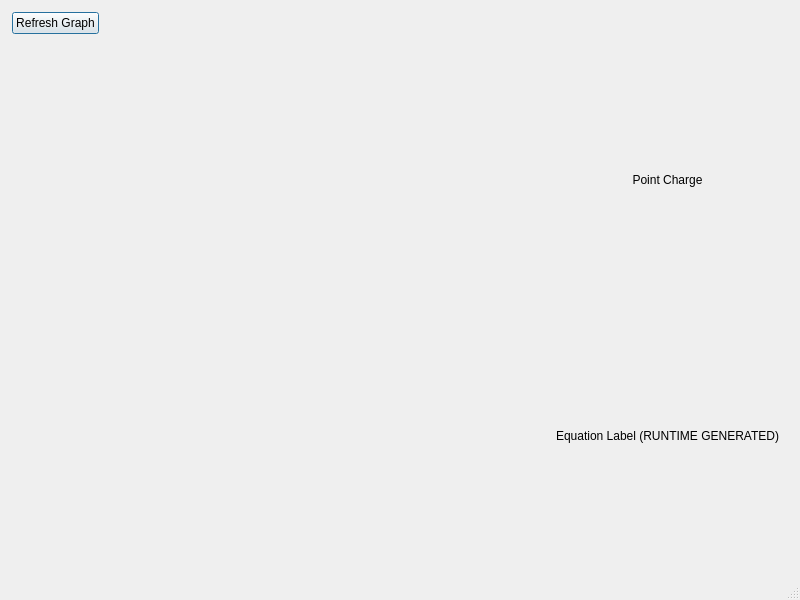
<?xml version="1.0" encoding="UTF-8"?>
<ui version="4.0">
 <class>MainWindow</class>
 <widget class="QMainWindow" name="MainWindow">
  <property name="geometry">
   <rect>
    <x>0</x>
    <y>0</y>
    <width>800</width>
    <height>600</height>
   </rect>
  </property>
  <property name="windowTitle">
   <string>Wavee</string>
  </property>
  <widget class="QWidget" name="central_widget">
   <layout class="QGridLayout" name="grid_layout">
    <property name="leftMargin">
     <number>12</number>
    </property>
    <property name="topMargin">
     <number>12</number>
    </property>
    <property name="rightMargin">
     <number>12</number>
    </property>
    <property name="bottomMargin">
     <number>12</number>
    </property>
    <item row="1" column="1">
     <widget class="QWidget" name="charge_widget" native="true">
      <layout class="QVBoxLayout" name="charge_layout">
       <item>
        <widget class="QWidget" name="point_charge_circle" native="true"/>
       </item>
       <item>
        <widget class="QLabel" name="point_charge_label">
         <property name="text">
          <string>Point Charge</string>
         </property>
         <property name="textFormat">
          <enum>Qt::PlainText</enum>
         </property>
         <property name="alignment">
          <set>Qt::AlignHCenter|Qt::AlignTop</set>
         </property>
         <property name="textInteractionFlags">
          <set>Qt::NoTextInteraction</set>
         </property>
        </widget>
       </item>
      </layout>
     </widget>
    </item>
    <item row="0" column="0">
     <layout class="QHBoxLayout" name="button_menu">
      <item>
       <widget class="QPushButton" name="refresh_button">
        <property name="text">
         <string>Refresh Graph</string>
        </property>
        <property name="default">
         <bool>true</bool>
        </property>
       </widget>
      </item>
      <item>
       <spacer name="button_spacer">
        <property name="orientation">
         <enum>Qt::Horizontal</enum>
        </property>
        <property name="sizeHint" stdset="0">
         <size>
          <width>40</width>
          <height>20</height>
         </size>
        </property>
       </spacer>
      </item>
     </layout>
    </item>
    <item row="1" column="0">
     <widget class="DroppablePlotWidget" name="graph_widget" native="true"/>
    </item>
    <item row="2" column="1">
     <widget class="QWidget" name="equation_widget" native="true">
      <property name="layoutDirection">
       <enum>Qt::LeftToRight</enum>
      </property>
      <layout class="QHBoxLayout" name="horizontalLayout">
       <item>
        <widget class="QLabel" name="equation_label">
         <property name="text">
          <string>Equation Label (RUNTIME GENERATED)</string>
         </property>
         <property name="textFormat">
          <enum>Qt::RichText</enum>
         </property>
         <property name="textInteractionFlags">
          <set>Qt::TextSelectableByMouse</set>
         </property>
        </widget>
       </item>
      </layout>
     </widget>
    </item>
   </layout>
  </widget>
  <widget class="QMenuBar" name="menu_bar">
   <property name="geometry">
    <rect>
     <x>0</x>
     <y>0</y>
     <width>800</width>
     <height>24</height>
    </rect>
   </property>
  </widget>
  <widget class="QStatusBar" name="status_bar"/>
 </widget>
 <customwidgets>
  <customwidget>
   <class>PlotWidget</class>
   <extends>QWidget</extends>
   <header>pyqtgraph</header>
   <container>1</container>
  </customwidget>
  <customwidget>
   <class>DroppablePlotWidget</class>
   <extends>QWidget</extends>
   <header>view.droppable_plot_widget</header>
   <container>1</container>
  </customwidget>
 </customwidgets>
 <resources/>
 <connections/>
</ui>
